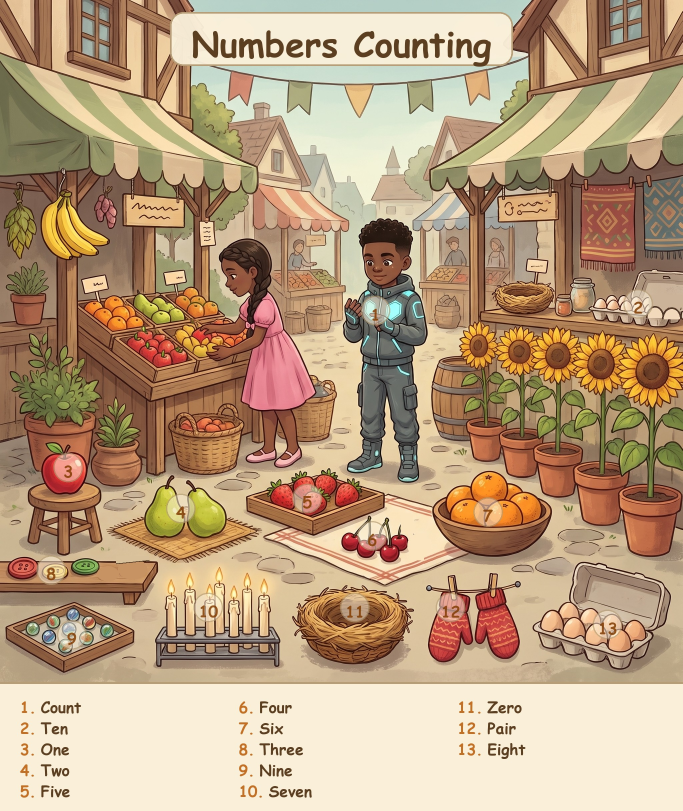
#> input picture workbook/poster_pipeline/preview/land2_numbers-counting.jpg, 2048 x 2433 px, given in place of land2_numbers-counting.png, which was not available (shown at 1/3 size)
$ python patch_land2_fix4.py
#> lines starting #> are read from the running program, lines starting #| are printed output that depends on the picture; long printed decimals are rounded; pictures that were not available may be replaced by others from this repository, and a replacement may not be noted
#!/usr/bin/env python3
# -*- coding: utf-8 -*-
"""Round 4a: repair the numbers-counting egg corner + cloth stripe using
probed colours, and re-download a pristine money-currency for a clean
inside-the-object wipe (probe crops only this pass, no edits)."""
import io, json, urllib.request
from collections import Counter
from PIL import Image, ImageDraw

SP = r"C:\Users\ldmur\AppData\Local\Temp\claude\C--Users-ldmur--claude\ccb14fc2-40d8-431b-8da9-b1fc20741912\scratchpad"
SC = "scenes/"

def modal(img, box, tag):
    px = list(img.crop(box).getdata())
    c = Counter(px).most_common(1)[0][0]
    print(tag, c)
    return c

def crop(img, box, scale, name):
    w, h = box[2] - box[0], box[3] - box[1]
    img.crop(box).resize((int(w * scale), int(h * scale))).save(SP + "\\" + name)

# ---------------- numbers-counting: egg corner + stripe ----------------
im = Image.open(SC + "land2_numbers-counting.png").convert("RGB")
#> im is the input picture: PIL image 2048x2433 RGB; mean R, G, B 184.8, 157.3, 126.6
d = ImageDraw.Draw(im)

# 1. lid refill with the colour of the clean band directly above the patch
lid = modal(im, (1946, 858, 2040, 882), "lid")
#> in modal, `px = list(img.crop(box).getdata())`: px = 2256 items, first 6: (203, 182, 155), (203, 182, 155), (203, 182, 155), (203, 182, 155), (205, 181, 153), (205, 181, 153)
#> in modal, `c = Counter(px).most_common(1)[0][0]`: c = (203, 179, 153)
#| lid (203, 179, 153)
#> lid = (203, 179, 153)
d.rectangle((1946, 884, 2048, 922), fill=lid)
d.rectangle((2028, 902, 2040, 950), fill=lid)      # terracotta remnant

# 2. egg domes in true egg white from the intact back-row egg
eggwhite = modal(im, (1907, 900, 1922, 915), "eggwhite")
#| eggwhite (247, 232, 213)
#> eggwhite = (247, 232, 213)
if 0.3 * eggwhite[0] + 0.59 * eggwhite[1] + 0.11 * eggwhite[2] < 200:
    print("eggwhite sample too dark, using fallback")
    eggwhite = (238, 231, 219)
for bbox in ((1938, 918, 1992, 988), (1986, 922, 2044, 992)):
    d.pieslice(bbox, 180, 360, fill=eggwhite)
    d.arc(bbox, 180, 360, fill=(78, 54, 40), width=5)

# 3. cloth artifacts: pale strip + dab repainted with local cloth colours
d.rectangle((1279, 1626, 1291, 1684), fill=(251, 229, 192))
dab = modal(im, (1244, 1596, 1262, 1616), "dab-cloth")
#| dab-cloth (251, 229, 192)
#> dab = (251, 229, 192)
d.rectangle((1224, 1595, 1240, 1618), fill=dab)

# 4. bridge the severed pink double-stripe by stamping an intact slice
def stripe_center(x, y0, y1):
#> called with x = 1312, y0 = 1620, y1 = 1700
    ys = [y for y in range(y0, y1)
          if (lambda p: p[0] - p[1] > 40 and p[0] > 170)(im.getpixel((x, y)))]
#> ys = [1657, 1658, 1659, 1660, 1661, 1662, 1663, 1666, 1667, 1668, 1669, 1670, 1671, 1672, 1673, 1674, 1675]
    return (sum(ys) / len(ys), min(ys), max(ys)) if ys else None

right = stripe_center(1312, 1620, 1700)
#> right = (1666.2, 1657, 1675)
left = stripe_center(1250, 1660, 1730)
#> left = (1690.8, 1681, 1700)
print("stripe right", right, "left", left)
#| stripe right (1666.176, 1657, 1675) left (1690.75, 1681, 1700)
if right and left:
    cy_r, cy_l = right[0], left[0]
#> cy_r = 1666.2; cy_l = 1690.8
    src = [im.getpixel((1312, int(cy_r) + k)) for k in range(-16, 17)]
#> src = 33 items, first 6: (254, 232, 195), (252, 228, 192), (251, 229, 192), (253, 231, 194), (250, 228, 191), (255, 227, 190)
    for x in range(1272, 1307):
        cy = cy_r + (cy_l - cy_r) * (1312 - x) / 62.0
        for k in range(-16, 17):
            im.putpixel((x, int(round(cy)) + k), src[k + 16])
#> this loop made 35 passes
#> cy on passes 1 to 12: 1682, 1681.6, 1681.2, 1680.8, 1680.4, 1680, 1679.7, 1679.3, 1678.9, 1678.5, 1678.1, 1677.7
else:
    print("stripe scan failed - skipped bridge")

im.save(SC + "land2_numbers-counting.png")
crop(im, (1660, 800, 2048, 1010), 2, "y_eggs.png")
#> in crop, `img.crop(box).resize((int(w * scale), int(h * scale))).save(SP + "\\" ..`:
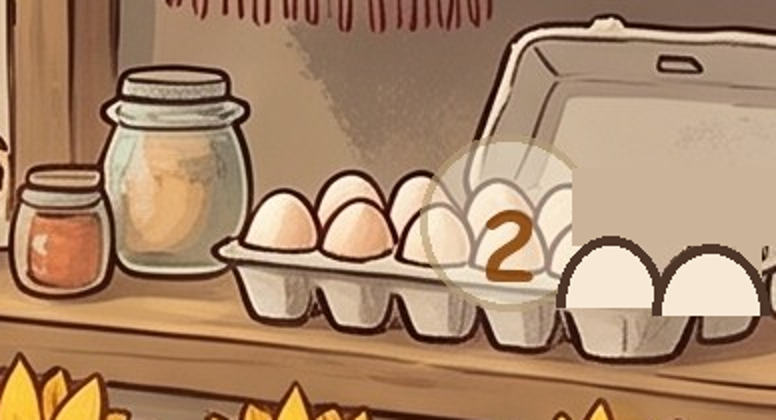
#> saved as y_eggs.png: PIL image 776x420 RGB; mean R, G, B 169.8, 136.2, 107.3
crop(im, (1200, 1560, 1340, 1740), 3, "y_stripe.png")
#> call 2 of crop, with box = (1200, 1560, 1340, 1740), scale = 3, name = 'y_stripe.png'
#> in crop (call 2), `img.crop(box).resize((int(w * scale), int(h * scale))).save(SP + "\\" ..`:
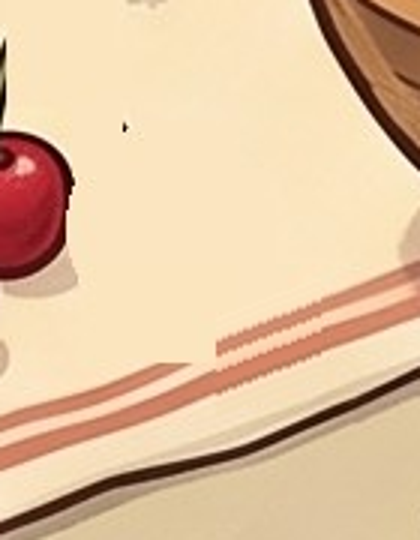
#> saved as y_stripe.png: PIL image 420x540 RGB; mean R, G, B 226, 194.8, 160.9

# ---------------- money-currency: pristine re-download + probes --------
#> (the run stopped early here; a loop or call above may not have finished)

$ run again, with workbook/poster_pipeline/preview/_land1_contact_sheet.jpg copied over workbook/poster_pipeline/preview/land2_numbers-counting.jpg
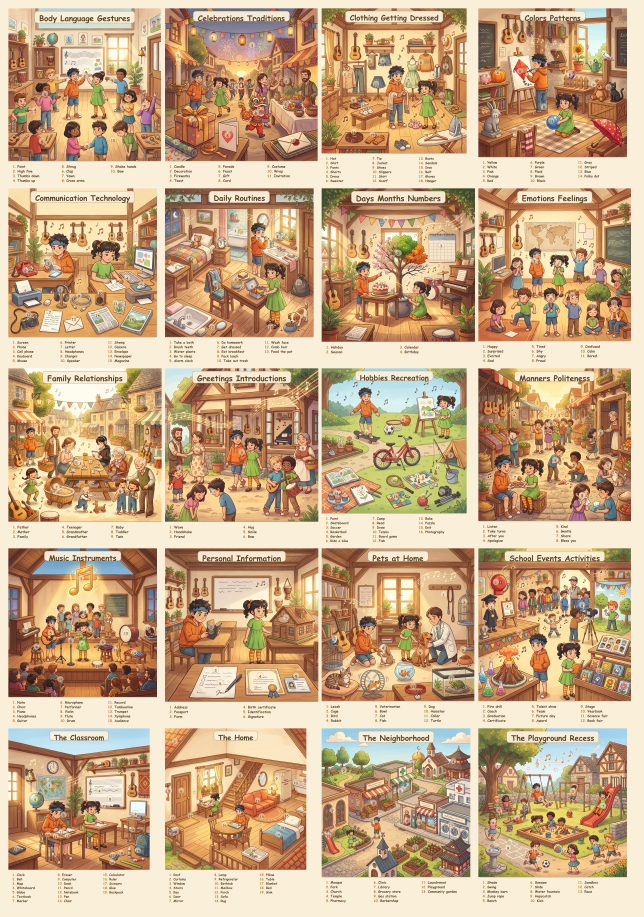
#> input picture workbook/poster_pipeline/preview/_land1_contact_sheet.jpg, 1930 x 2750 px, given in place of land2_numbers-counting.png, which was not available (shown at 1/3 size)
#> im is the input picture: PIL image 1930x2750 RGB; mean R, G, B 199.6, 168.9, 134.3
#> px = 2256 items, first 6: (0, 0, 0), (0, 0, 0), (0, 0, 0), (0, 0, 0), (0, 0, 0), (0, 0, 0)
#> c = (0, 0, 0)
#| lid (0, 0, 0)
#| eggwhite (250, 239, 217)
#> eggwhite = (250, 239, 217)
#| dab-cloth (250, 239, 217)
#> ys = 38 values from 1647 to 1684
#> right = (1665.5, 1647, 1684)
#> left = (1708.6, 1700, 1725)
#| stripe right (1665.5, 1647, 1684) left (1708.556, 1700, 1725)
#> cy_r = 1665.5; cy_l = 1708.6
#> src = 33 items, first 6: (200, 152, 114), (200, 152, 114), (200, 152, 114), (201, 153, 115), (201, 153, 115), (199, 154, 115)
#> the loop `for x in range(1272, 1307):` made 35 passes
#> cy on passes 1 to 8: 1693.3, 1692.6, 1691.9, 1691.2, 1690.5, 1689.8, 1689.1, 1688.4
#> in crop, `img.crop(box).resize((int(w * scale), int(h * scale))).save(SP + "\\" ..`:
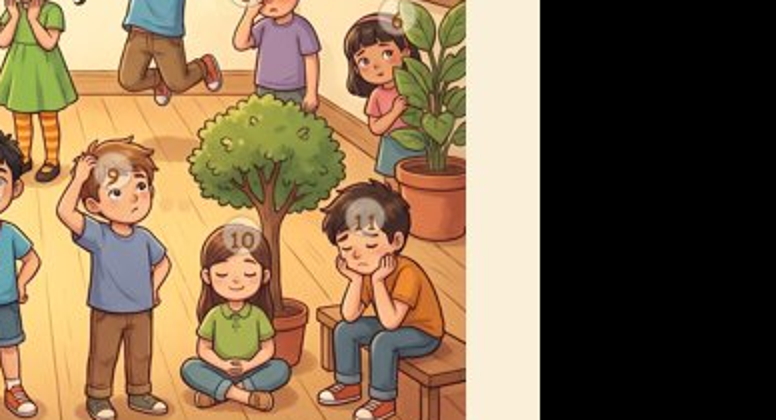
#> saved as y_eggs.png: PIL image 776x420 RGB; mean R, G, B 132.7, 109.2, 80
#> in crop (call 2), `img.crop(box).resize((int(w * scale), int(h * scale))).save(SP + "\\" ..`:
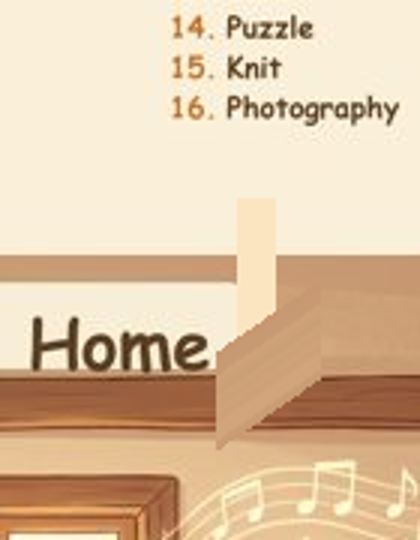
#> saved as y_stripe.png: PIL image 420x540 RGB; mean R, G, B 222.7, 195.9, 165

$ run again, with workbook/poster_pipeline/preview/_land2_contact_sheet.jpg copied over workbook/poster_pipeline/preview/land2_numbers-counting.jpg
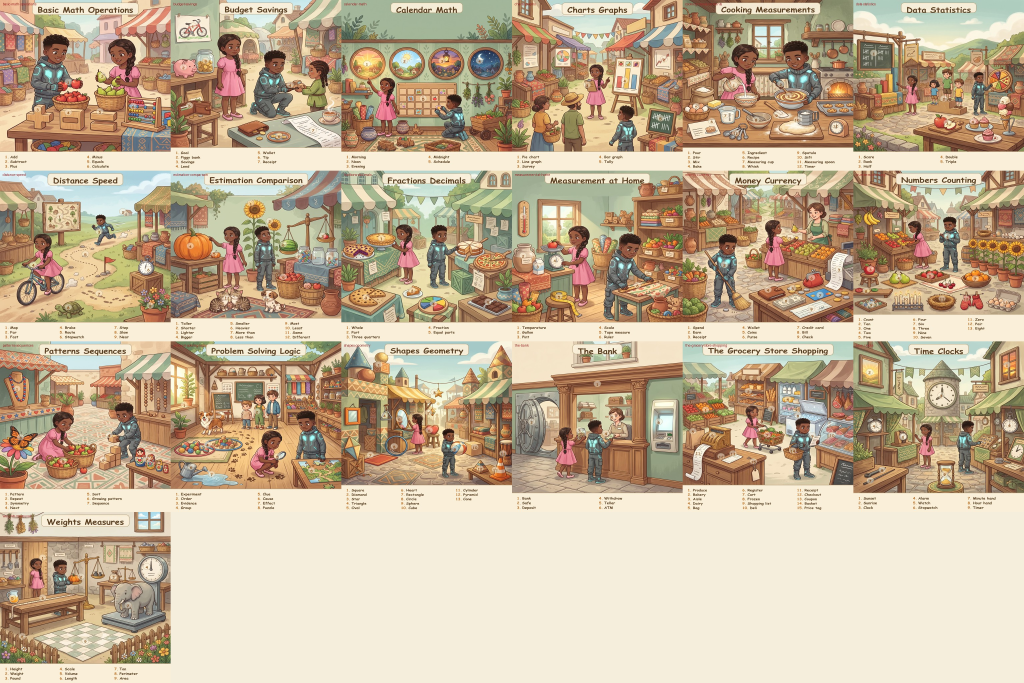
#> input picture workbook/poster_pipeline/preview/_land2_contact_sheet.jpg, 3072 x 2048 px, given in place of land2_numbers-counting.png, which was not available (shown at 1/3 size)
#> im is the input picture: PIL image 3072x2048 RGB; mean R, G, B 195.9, 177, 150.5
#> px = 2256 items, first 6: (165, 168, 115), (166, 171, 117), (185, 188, 133), (212, 209, 156), (230, 216, 167), (249, 227, 180)
#> c = (255, 222, 177)
#| lid (255, 222, 177)
#| eggwhite (124, 75, 42)
#> eggwhite = (124, 75, 42)
#| dab-cloth (245, 238, 220)
#> dab = (245, 238, 220)
#> ys = []
#| stripe right None left None
#> in crop, `img.crop(box).resize((int(w * scale), int(h * scale))).save(SP + "\\" ..`:
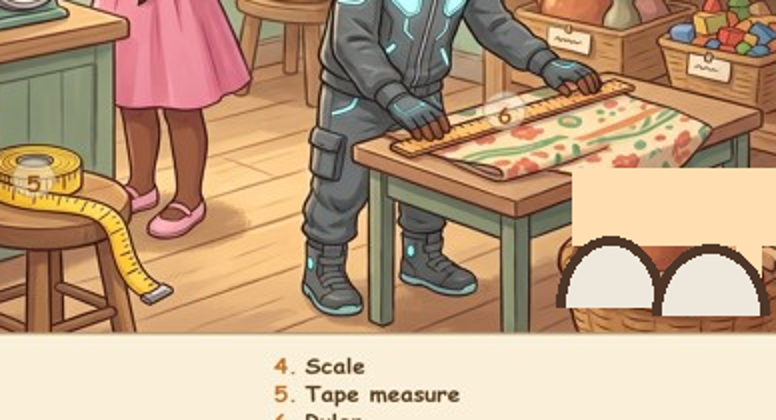
#> saved as y_eggs.png: PIL image 776x420 RGB; mean R, G, B 188.9, 158.8, 129.5
#> in crop (call 2), `img.crop(box).resize((int(w * scale), int(h * scale))).save(SP + "\\" ..`:
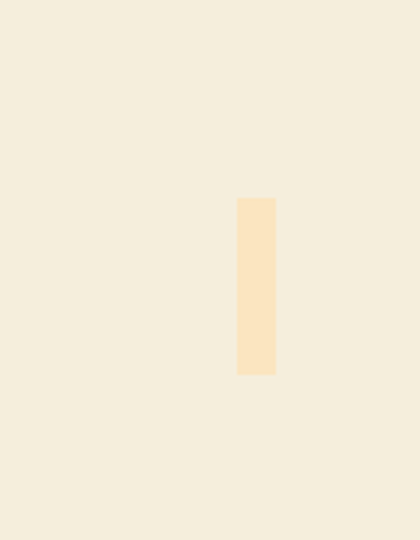
#> saved as y_stripe.png: PIL image 420x540 RGB; mean R, G, B 245.2, 237.7, 219.1
